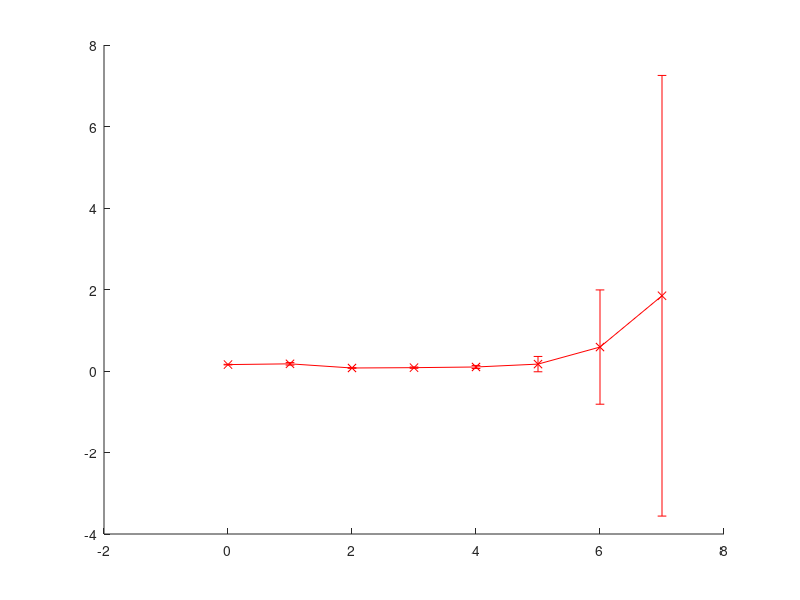

Write the MATLAB code that produced this figure. (Note: this script raises an error after producing the figure.)
addpath ..
clear all
seed=1;
randn('state',seed);
rand('state',seed);

try
    ccc=openfig('polynomial_regression_with_replications.fig');
catch
    disp('missing figure file')
end

Xgrid = (-1:.001:1)';
n = 20;
std_noise = .25;

nrep = 32;

for irep = 1:nrep
    irep
    Xsample = rand(n,1)*2-1;
    Ygrid = Xgrid.^2 - .5;
    Ygrid_with_noise = Xgrid.^2 - .5 + randn(length(Ygrid),1) * std_noise;
    Ysample = Xsample.^2 - .5 + randn(n,1) * std_noise;
    
    
    kmax = 7;
    Xdata = ones(n,1);
    Xgriddata = ones(length(Xgrid),1);
    
    for i=0:kmax
        wdata = (Xdata' * Xdata + n * eye(size(Xdata,2)) * 1e-12) \ ( Xdata' * Ysample);
        Ygrid_prediction = Xgriddata * wdata;
        training_errors(irep,i+1) = mean((Xdata*wdata-Ysample).^2);
        testing_errors(irep,i+1) = std_noise^2+mean((Ygrid_prediction-Ygrid).^2);
        Xdata = [ Xdata, Xsample.^(i+1) ];
        Xgriddata = [ Xgriddata, Xgrid.^(i+1) ];
        
    end
end
plot(0:kmax,mean(testing_errors),'-rx','linewidth',2); hold on;
plot(0:kmax,mean(training_errors),'-bx','linewidth',2); hold off;

errorbar(0:kmax,mean(testing_errors),std(testing_errors),'-rx','linewidth',2); hold on;
errorbar(0:kmax,mean(training_errors),std(training_errors),'-bx','linewidth',2);  
plot(0:kmax,std_noise^2 * ones(1,kmax+1),'k--','linewidth',1); hold off;


axis([ 0 kmax 0 1])
set(gca,'fontsize',20);
xlabel('polynomial order');
ylabel('errors');
legend('testing','training','Bayes error');

try
    print('-depsc', 'polynomial_regression_with_replications.eps');
    close(ccc)
catch
    disp('missing figure file')
end

